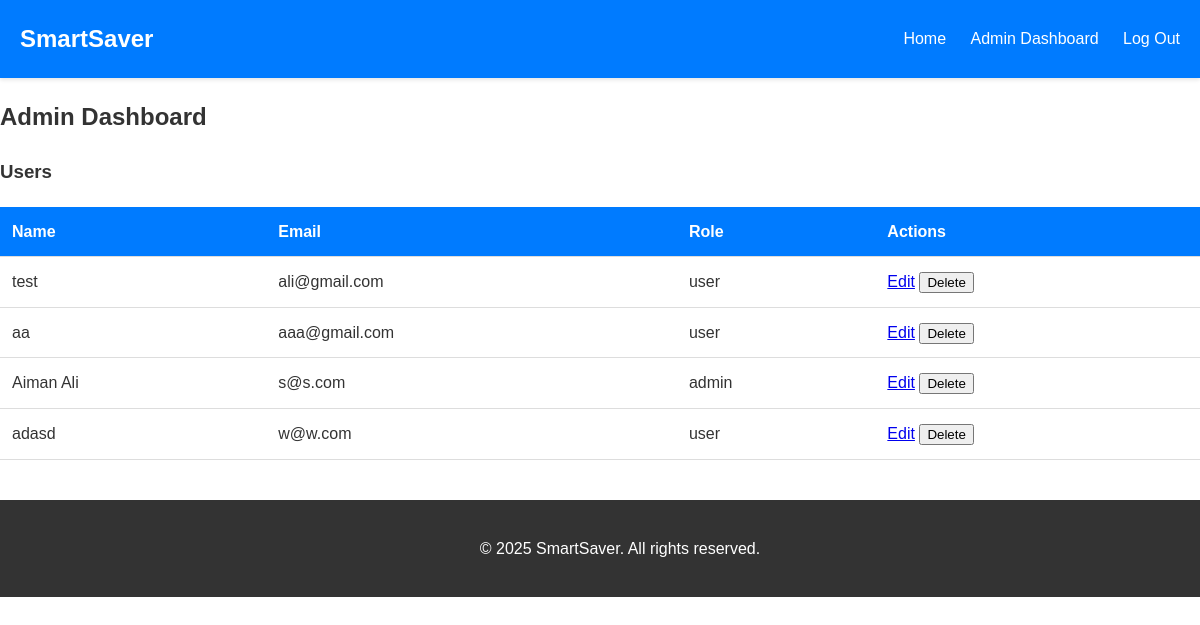
Screenshot of /admin_dashboard.php (signed in) with the database file from the repository.
### tables this page shows
CREATE TABLE `users` (
  `id` int(11) NOT NULL,
  `name` varchar(100) NOT NULL,
  `email` varchar(100) NOT NULL,
  `password` varchar(255) NOT NULL,
  `verification_token` varchar(255) DEFAULT NULL,
  `is_verified` tinyint(1) DEFAULT 0,
  `created_at` timestamp NOT NULL DEFAULT current_timestamp(),
  `role` enum('user','admin') DEFAULT 'user'
);

### admin_dashboard.php (the view, shortened to what this page needs)
<?php
include 'db.php';
$stmt = $pdo->prepare("SELECT id, name, email, role FROM users");
$stmt->execute();
$users = $stmt->fetchAll();
?>
<!DOCTYPE html>
<html lang="en">
<head>
    <link rel="stylesheet" href="styles.css">
</head>
<body>
    <header>
        <div class="logo">SmartSaver</div>
        <nav>
            <a href="index.php">Home</a>
            <a href="admin_dashboard.php">Admin Dashboard</a>
            <a href="logout.php">Log Out</a>
        </nav>
    </header>
    <section class="admin-dashboard">
        <h2>Admin Dashboard</h2>
        <h3>Users</h3>
        <table>
            <thead>
                <tr>
                    <th>Name</th>
                    <th>Email</th>
                    <th>Role</th>
                    <th>Actions</th>
                </tr>
            </thead>
            <tbody>
                <?php foreach ($users as $user): ?>
                    <tr>
                        <td><?= htmlspecialchars($user['name']) ?></td>
                        <td><?= htmlspecialchars($user['email']) ?></td>
                        <td><?= htmlspecialchars($user['role']) ?></td>
                        <td>
                            <a href="edit_user.php?user_id=<?= $user['id'] ?>" class="btn-edit">Edit</a>
                            <form id="delete-form-<?= $user['id'] ?>" action="admin_dashboard.php" method="POST" style="display: inline;">
                                <button type="button" onclick="confirmDelete(<?= $user['id'] ?>)" class="btn-delete">Delete</button>
                            </form>
                        </td>
                    </tr>
                <?php endforeach; ?>
            </tbody>
        </table>
    </section>
    <footer>
        <p>&copy; 2025 SmartSaver. All rights reserved.</p>
    </footer>
</body>
</html>

### styles.css (style rules this page uses)
html, body { overflow-x: hidden; width: 100%; margin: 0; padding: 0; font-family: 'Arial', sans-serif; background-color: #ffffff; color: #333; line-height: 1.6; }
header { background-color: #007bff; color: #fff; padding: 20px; display: flex; justify-content: space-between; align-items: center; box-shadow: 0 2px 4px rgba(0, 0, 0, 0.1); }
header .logo { font-size: 24px; font-weight: bold; }
header nav a { color: #fff; text-decoration: none; margin-left: 20px; font-size: 16px; transition: color 0.3s ease; }
table { width: 100%; border-collapse: collapse; margin-top: 20px; }
table th, table td { padding: 12px; text-align: left; border-bottom: 1px solid #ddd; }
table th { background-color: #007bff; color: #fff; }
footer { background-color: #333; color: #fff; text-align: center; padding: 20px; width: 100%; position: relative; margin-top: 40px; }

### rows the page displays
users: name "test", email "ali@gmail.com", role "user"
users: name "aa", email "aaa@gmail.com", role "user"
users: name "Aiman Ali", email "s@s.com", role "admin"
users: name "adasd", email "w@w.com", role "user"
